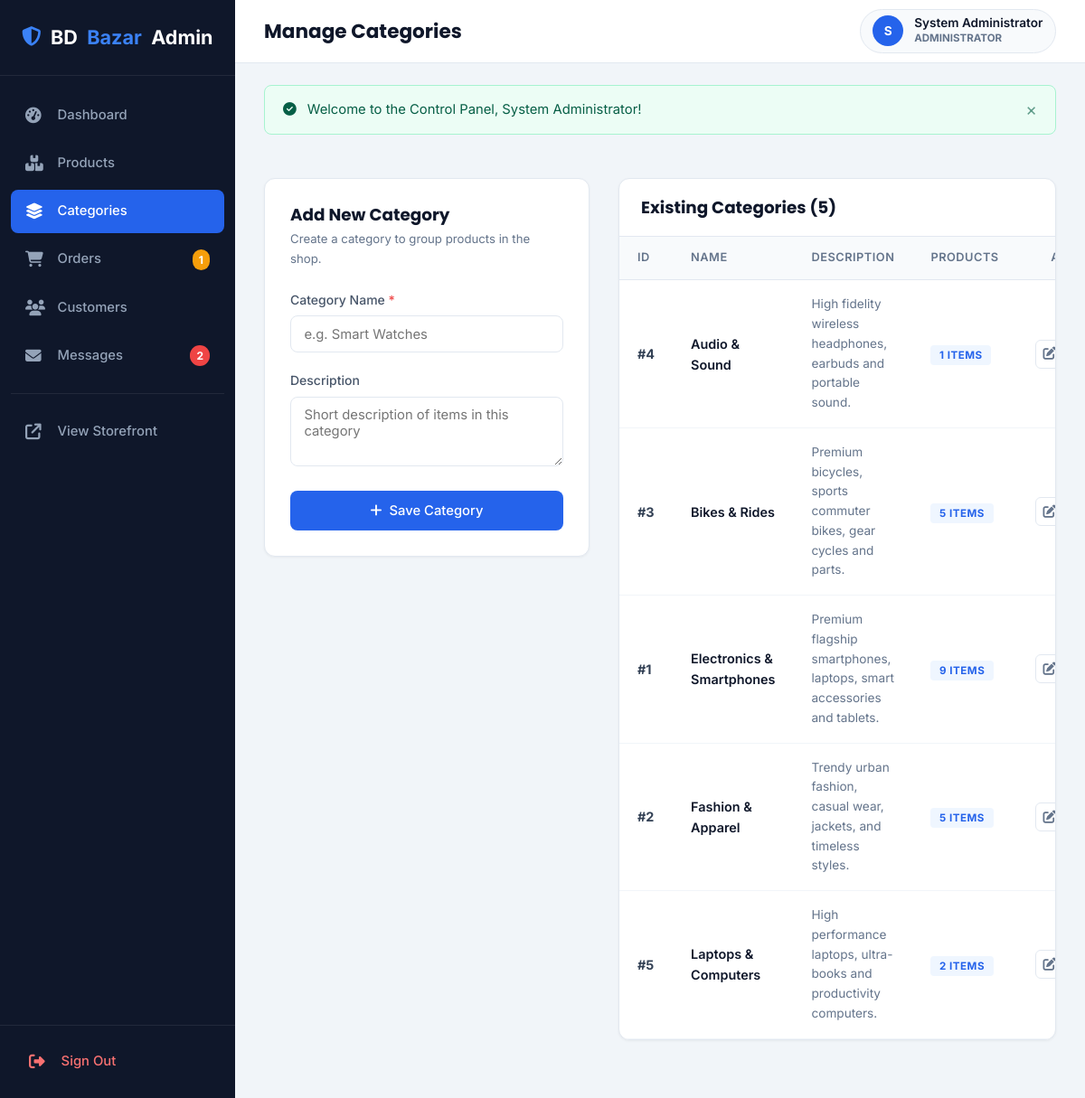
The app's page /Backend/admin/categories.php (signed in) with its own data.
### tables this page shows
CREATE TABLE IF NOT EXISTS `categories` (
  `category_id` INT AUTO_INCREMENT PRIMARY KEY,
  `name` VARCHAR(100) NOT NULL UNIQUE,
  `description` TEXT DEFAULT NULL
);

### Backend/includes/functions.php (called while the page is built, shortened)
<?php
function e(?string $value): string {
    return htmlspecialchars($value ?? '', ENT_QUOTES, 'UTF-8');
}
function asset_url(string $path): string {
    return BASE_URL . '/' . ltrim($path, '/');
}

### Backend/admin/categories.php (the view, shortened to what this page needs)
<?php
require_once __DIR__ . '/../config/config.php';
try {
    $categories = $pdo->query("
        SELECT c.*, COUNT(p.id) AS product_count
        FROM `categories` c
        LEFT JOIN `products` p ON c.category_id = p.category_id
        GROUP BY c.category_id
        ORDER BY c.name ASC
    ")->fetchAll();
} catch (PDOException $e) {
    error_log('Categories fetch error: ' . $e->getMessage());
    $categories = [];
}
require_once __DIR__ . '/admin_header.php';
?>
<div style="display: grid; grid-template-columns: 360px 1fr; gap: 2rem; align-items: start;">
    <div class="admin-card" style="padding: 1.75rem;">
        <h3 style="font-size: 1.15rem; font-weight: 700; margin-bottom: 0.35rem; color: #0f172a;">Add New Category</h3>
        <p style="font-size: 0.825rem; color: #64748b; margin-bottom: 1.5rem;">Create a category to group products in the shop.</p>
        <form action="<?= asset_url('backend/admin/categories.php') ?>" method="POST" novalidate>
            <div class="form-group">
                <label for="cat_name" class="form-label">Category Name <span style="color:var(--danger)">*</span></label>
                <input type="text" id="cat_name" name="name" class="form-control" placeholder="e.g. Smart Watches" required>
            </div>
            <div class="form-group">
                <label for="cat_desc" class="form-label">Description</label>
                <textarea id="cat_desc" name="description" rows="3" class="form-control" placeholder="Short description of items in this category"></textarea>
            </div>
            <button type="submit" class="btn btn-primary btn-block">
                <i class="fas fa-plus"></i> Save Category
            </button>
        </form>
    </div>
    <div class="admin-card">
        <div class="admin-card-header">
            <h3 class="admin-card-title">Existing Categories (<?= count($categories) ?>)</h3>
        </div>
        <div class="admin-table-wrap">
            <table class="admin-table">
                <thead>
                    <tr>
                        <th>ID</th>
                        <th>Name</th>
                        <th>Description</th>
                        <th>Products</th>
                        <th style="text-align: right;">Action</th>
                    </tr>
                </thead>
                <tbody>
                    <?php foreach ($categories as $cat): ?>
                        <tr>
                            <td><strong>#<?= (int)$cat['category_id'] ?></strong></td>
                            <td style="font-weight: 600; color: #0f172a;"><?= e($cat['name']) ?></td>
                            <td style="color: #64748b; font-size: 0.85rem; max-width: 250px;"><?= e($cat['description'] ?? '—') ?></td>
                            <td>
                                <span class="badge" style="background-color: #eff6ff; color: #2563eb; font-weight: 700;">
                                    <?= (int)$cat['product_count'] ?> items
                                </span>
                            </td>
                            <td style="text-align: right;">
                                <div style="display: inline-flex; gap: 0.4rem;">
                                    <button type="button" class="action-btn" onclick="openEditCategory(<?= (int)$cat['category_id'] ?>, '<?= e(addslashes($cat['name'])) ?>', '<?= e(addslashes($cat['description'] ?? '')) ?>')" title="Edit">
                                        <i class="fas fa-pen-to-square"></i>
                                    </button>
                                </div>
                            </td>
                        </tr>
                    <?php endforeach; ?>
                </tbody>
            </table>
        </div>
    </div>
</div>
<?php require_once __DIR__ . '/admin_footer.php'; ?>

### Frontend/css/style.css (style rules this page uses)
:root { --primary: #2563eb; --primary-hover: #1d4ed8; --primary-light: #eff6ff; --secondary: #0f172a; --secondary-hover: #1e293b; --accent: #f59e0b; --accent-hover: #d97706; --success: #10b981; --danger: #ef4444; --warning: #f59e0b; --info: #3b82f6; --bg-main: #f8fafc; --bg-surface: #ffffff; --bg-subtle: #f1f5f9; --border: #e2e8f0; --border-dark: #cbd5e1; --text-primary: #0f172a; --text-secondary: #475569; --text-muted: #64748b; --text-inverse: #ffffff; --font-heading: 'Poppins', -apple-system, BlinkMacSystemFont, "Segoe UI", Roboto, sans-serif; --font-body: 'Inter', -apple-system, BlinkMacSystemFont, "Segoe UI", Roboto, sans-serif; --radius-sm: 4px; --radius-md: 8px; --radius-lg: 14px; --radius-full: 9999px; --shadow-sm: 0 1px 2px 0 rgba(0, 0, 0, 0.05); --shadow-md: 0 4px 6px -1px rgba(0, 0, 0, 0.08), 0 2px 4px -1px rgba(0, 0, 0, 0.04); --shadow-lg: 0 10px 15px -3px rgba(0, 0, 0, 0.1), 0 4px 6px -2px rgba(0, 0, 0, 0.05); --shadow-xl: 0 20px 25px -5px rgba(0, 0, 0, 0.12), 0 10px 10px -5px rgba(0, 0, 0, 0.04); --transition: all 0.25s ease-in-out; --container-max: 1280px; }
*, *::before, *::after { box-sizing: border-box; margin: 0; padding: 0; }
html { font-size: 16px; scroll-behavior: smooth; }
body { font-family: var(--font-body); color: var(--text-primary); background-color: var(--bg-main); line-height: 1.6; display: flex; flex-direction: column; min-height: 100vh; -webkit-font-smoothing: antialiased; }
button, input, select, textarea { font-family: inherit; font-size: inherit; }
h1, h2, h3, h4, h5, h6 { font-family: var(--font-heading); color: var(--text-primary); line-height: 1.25; font-weight: 600; }
.btn { display: inline-flex; align-items: center; justify-content: center; gap: 0.5rem; padding: 0.65rem 1.4rem; font-weight: 500; font-size: 0.925rem; border-radius: var(--radius-md); border: 1.5px solid transparent; cursor: pointer; transition: var(--transition); text-align: center; line-height: 1.4; }
.btn-primary { background-color: var(--primary); color: #ffffff; }
.btn-block { width: 100%; }
.badge { padding: 0.25rem 0.6rem; font-size: 0.725rem; font-weight: 700; border-radius: var(--radius-sm); text-transform: uppercase; letter-spacing: 0.5px; }
.form-group { margin-bottom: 1.25rem; position: relative; }
.form-label { display: block; font-size: 0.875rem; font-weight: 500; color: var(--text-secondary); margin-bottom: 0.4rem; }
.form-control { width: 100%; padding: 0.65rem 0.9rem; font-size: 0.925rem; border: 1.5px solid var(--border); border-radius: var(--radius-md); background-color: var(--bg-surface); color: var(--text-primary); transition: var(--transition); outline: none; }

### Frontend/css/admin.css (style rules this page uses)
.admin-card { background-color: #ffffff; border: 1px solid #e2e8f0; border-radius: 12px; box-shadow: 0 1px 3px rgba(0,0,0,0.05); overflow: hidden; margin-bottom: 2rem; }
.admin-card-header { padding: 1.25rem 1.5rem; border-bottom: 1px solid #e2e8f0; display: flex; justify-content: space-between; align-items: center; }
.admin-card-title { font-size: 1.15rem; font-weight: 700; color: #0f172a; }
.admin-table-wrap { overflow-x: auto; }
.admin-table { width: 100%; border-collapse: collapse; font-size: 0.9rem; text-align: left; }
.admin-table th { background-color: #f8fafc; padding: 0.85rem 1.25rem; color: #64748b; font-weight: 600; font-size: 0.8rem; text-transform: uppercase; letter-spacing: 0.5px; border-bottom: 1px solid #e2e8f0; }
.admin-table td { padding: 1rem 1.25rem; border-bottom: 1px solid #f1f5f9; color: #334155; vertical-align: middle; }
.action-btn { width: 32px; height: 32px; border-radius: 6px; border: 1px solid #e2e8f0; background: #ffffff; display: inline-flex; align-items: center; justify-content: center; color: #64748b; cursor: pointer; transition: all 0.2s ease; }

### records on screen
categories: category_id "4", name "Audio & Sound", description "High fidelity wireless headphones, earbuds and portable sound.", product_count "1"
categories: category_id "3", name "Bikes & Rides", description "Premium bicycles, sports commuter bikes, gear cycles and parts.", product_count "5"
categories: category_id "1", name "Electronics & Smartphones", description "Premium flagship smartphones, laptops, smart accessories and tablets.", product_count "9"
categories: category_id "2", name "Fashion & Apparel", description "Trendy urban fashion, casual wear, jackets, and timeless styles.", product_count "5"
categories: category_id "5", name "Laptops & Computers", description "High performance laptops, ultra-books and productivity computers.", product_count "2"

### other values on screen
$pendingOrdersCount "1"
$unreadCount "2"
$adminTitle "Manage Categories"
substr($adminUser['name'] ?? 'A', 0, 1) "S"
$adminUser['name'] "System Administrator"
$success "Welcome to the Control Panel, System Administrator!"
count($categories) "5"
